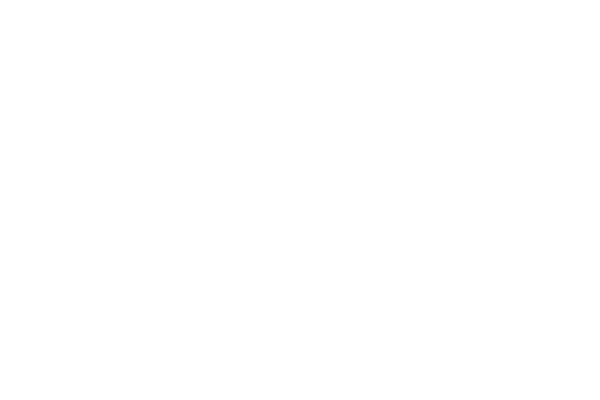
Frame 1 (no input)
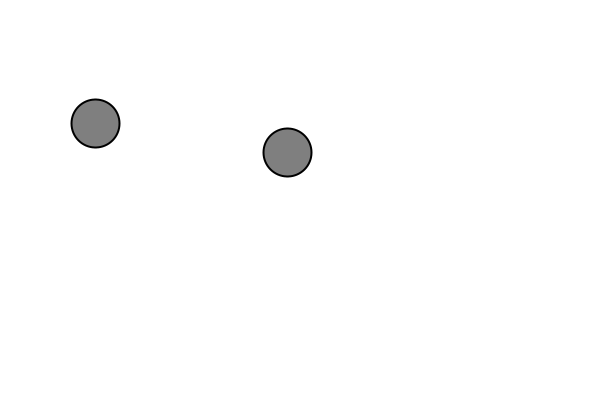
Frame 60 (the mouse pressed at the canvas centre just before this capture)
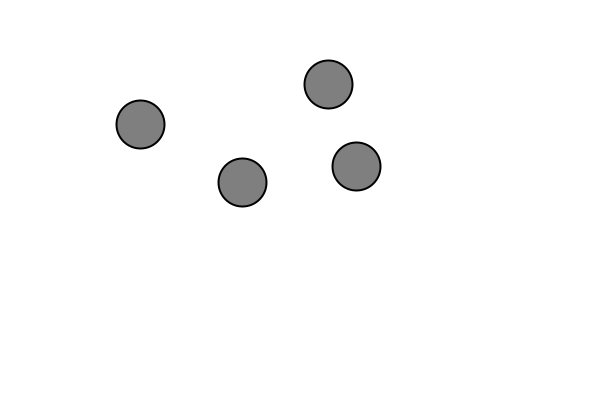
Frame 120 (the mouse held since frame 60 and released just before this capture)

The Processing sketch that drew these frames (run headless with seeded random() and noise(); from frame 60 on, the mouse is pressed at the canvas centre):

// Processing sketch: NoiseWalk_Many
// ── NoiseWalk_Many.pde
// The Nature of Code
// Daniel Shiffman
// http://natureofcode.com

Walker[] w;

int total = 0;

void setup() {
  size(600, 400);

  w = new Walker[10];
  for (int i = 0; i < w.length; i++) {
    w[i] = new Walker();
  }
}

void draw() {
  background(255);
  int o = int(map(mouseX,0,width,1,8));
  noiseDetail(o,0.3);

  if (frameCount % 30 == 0) {
    total = total + 1;
    if (total > w.length-1) {
      total = w.length-1;
    }
  }

  for (int i = 0; i < total; i++) {
    w[i].walk();
    w[i].display();
  }
}


// ── Walker.pde
// The Nature of Code
// Daniel Shiffman
// http://natureofcode.com

// A random walker class!

class Walker {
  PVector location;

  PVector noff;

  Walker() {
    location = new PVector(width/2, height/2);
    noff = new PVector(random(1000),random(1000));
  }

  void display() {
    strokeWeight(2);
    fill(127);
    stroke(0);
    ellipse(location.x, location.y, 48, 48);
  }

  // Randomly move up, down, left, right, or stay in one place
  void walk() {
    
    location.x = map(noise(noff.x),0,1,0,width);
    location.y = map(noise(noff.y),0,1,0,height);
    
    noff.x += 0.01;
    noff.y += 0.01;
  }
}
